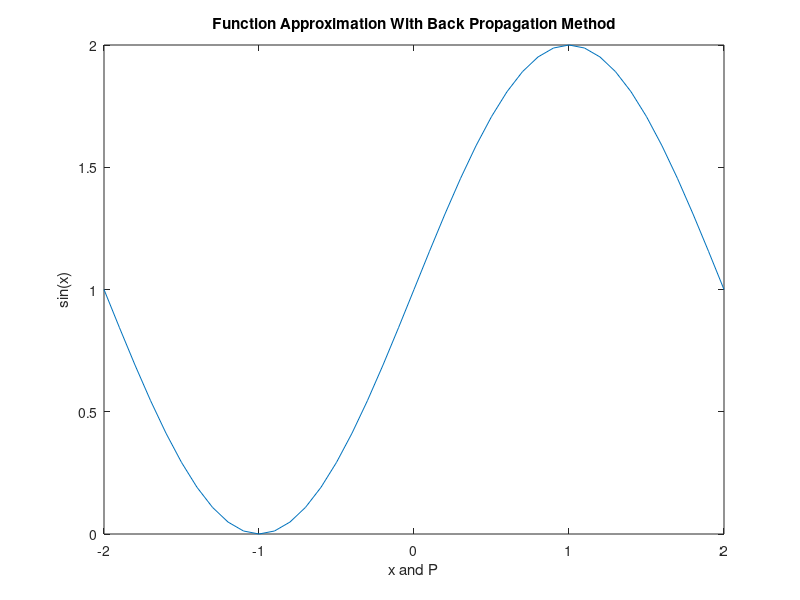

Here is the MATLAB script that generated this plot: (Note: this script raises an error after producing the figure.)
%% Finction_Modeling_BackPropagation_HW#4_E11.25
clear
clc

%% Main Function Plot
x = -2:0.1:2;
y = 1 + sin((pi/2).*x);
plot(x,y)
xlabel('x and P')
ylabel('sin(x)')
title('Function Approximation With Back Propagation Method')

%% Network 1-2-1
P = [-2:0.1:2]';
W1_2N = -0.5 + (0.5+0.5)*rand(2,1);
b1_2N = -0.5 + (0.5+0.5)*rand(2,1);
W2_2N = -0.5 + (0.5+0.5)*rand(1,2);
b2_2N = -0.5 + (0.5+0.5)*rand(1,1);
alpha_2N = 0.03;
for ii = 1:21000
    
    while ii > size(P,1)   % To make the network loops just inside the inputs for example after entering P4 the network must enter P1 again
        ii = 0+(ii-size(P,1));
    end
    n1_2N = W1_2N * P(ii,1) + b1_2N;
    a1_2N = logsig(n1_2N);
    n2_2N = W2_2N * a1_2N + b2_2N;
    a2_2N = purelin(n2_2N);
    t_2N = 1 + sin((pi/2).*P(ii,1));
    e_2N = t_2N - a2_2N;
    Fdot2_2N = 1;
    s2_2N = -2 * Fdot2_2N * e_2N;
    Fdot1_2N = zeros(size(n1_2N,1),size(n1_2N,1));
    for jj = 1:2
    Fdot1_2N(jj,jj) = (1-a1_2N(jj,1)) * a1_2N(jj,1);
    end
    s1_2N = Fdot1_2N * W2_2N' * s2_2N;
    W1_2N = W1_2N - alpha_2N * s1_2N * P(ii,1)';
    b1_2N = b1_2N - alpha_2N * s1_2N;
    W2_2N = W2_2N - alpha_2N * s2_2N * a1_2N';
    b2_2N = b2_2N - alpha_2N * s2_2N;
    Error_2N(1,ii) = e_2N;
    Output_2N(1,ii) = a2_2N;
end

%% Network 1-10-1
W1_10N = -0.5 + (0.5+0.5)*rand(10,1);
b1_10N = -0.5 + (0.5+0.5)*rand(10,1);
W2_10N = -0.5 + (0.5+0.5)*rand(1,10);
b2_10N = -0.5 + (0.5+0.5)*rand(1,1);
alpha_10N = 0.03;
for ii = 1:21000
    
    while ii > size(P,1)   % To make the network loops just inside the inputs for example after entering P4 the network must enter P1 again
        ii = 0+(ii-size(P,1));
    end
    n1_10N = W1_10N * P(ii,1) + b1_10N;
    a1_10N = logsig(n1_10N);
    n2_10N = W2_10N * a1_10N + b2_10N;
    a2_10N = purelin(n2_10N);
    t_10N = 1 + sin((pi/2).*P(ii,1));
    e_10N = t_10N - a2_10N;
    Fdot2_10N = 1;
    s2_10N = -2 * Fdot2_10N * e_10N;
    Fdot1_10N = zeros(size(n1_10N,1),size(n1_10N,1));
    for jj = 1:10
    Fdot1_10N(jj,jj) = (1-a1_10N(jj,1)) * a1_10N(jj,1);
    end
    s1_10N = Fdot1_10N * W2_10N' * s2_10N;
    W1_10N = W1_10N - alpha_10N * s1_10N * P(ii,1)';
    b1_10N = b1_10N - alpha_10N * s1_10N;
    W2_10N = W2_10N - alpha_10N * s2_10N * a1_10N';
    b2_10N = b2_10N - alpha_10N * s2_10N;
    Error_10N(1,ii) = e_10N;
    Output_10N(1,ii) = a2_10N;
end

%% The Value Of Final Weights and Biases
fprintf('The First Layer Weight Matrix Of 1-2-1 Network Converges to\n')
disp(W1_2N)
fprintf('The First Layer Bias Matrix Of 1-2-1 Network Converges to\n')
disp(b1_2N)
fprintf('The Second Layer Weight Matrix Of 1-2-1 Network Converges to\n')
disp(W2_2N)
fprintf('The Second Layer Bias Matrix Of 1-2-1 Network Converges to\n')
disp(b2_2N)
fprintf('The First Layer Weight Matrix Of 1-10-1 Network Converges to\n')
disp(W1_10N)
fprintf('The First Layer Bias Matrix Of 1-10-1 Network Converges to\n')
disp(b1_10N)
fprintf('The Second Layer Weight Matrix Of 1-10-1 Network Converges to\n')
disp(W2_10N)
fprintf('The Second Layer Bias Matrix Of 1-10-1 Network Converges to\n')
disp(b2_10N)

%% Plots Of Networks Output
hold on
plot(P,Output_2N)
hold on
plot(P,Output_10N)
legend('Main Function','1-2-1 Network','1-10-1 Network','Location','northwest')